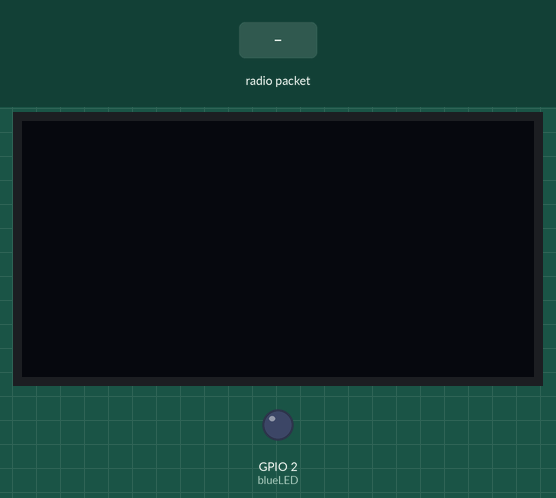
This sketch was run on a simulated ESP32. Shown: 128×64 one-colour display, output pins drawn as LEDs (lit = HIGH). Inputs (shaded band) come from the test bench. WiFi joins after 1.5 s; servers stay silent unless stated; no radio packets arrive unless stated; no MQTT or app messages arrive unless stated; what the sketch prints to the serial monitor is not drawn.

Above: at 2.7 s.
2.8 s: radio packet "1" arrives
At 3.4 s:
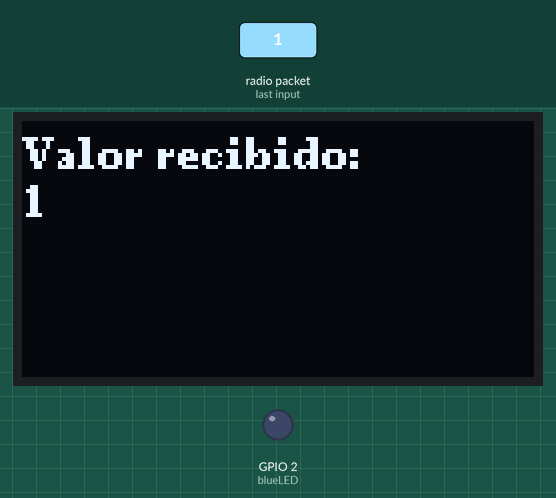
4.3 s: radio packet "0" arrives
At 5.5 s:
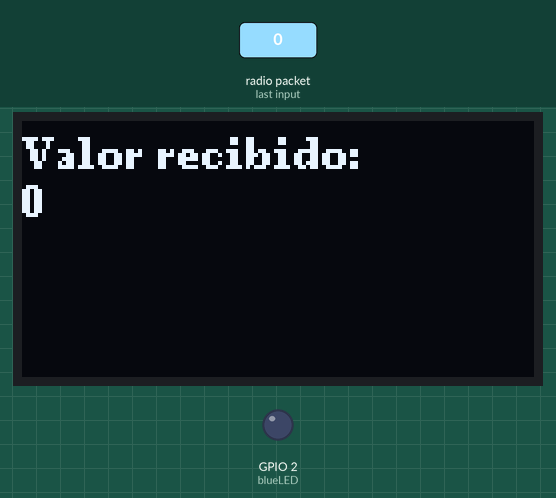
5.8 s: radio packet "2" arrives
At 6.9 s:
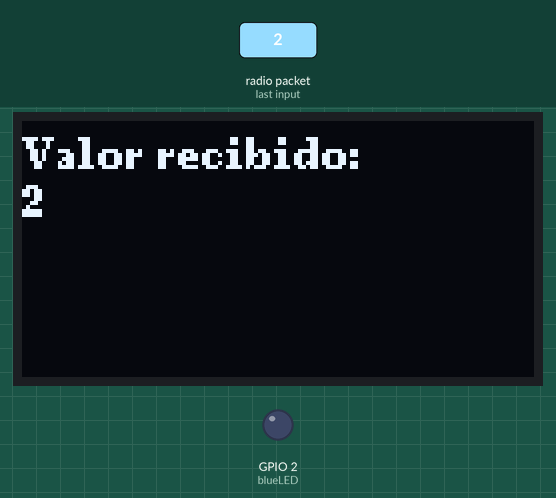
Timing chart, 0 to 8.8 s (numbered marks = the images above; inputs shaded):
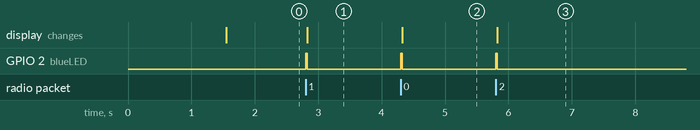

The sketch:

LoRaRecibeyPantallaubidots.ino
```cpp
/* Example from Sandeep Mistry
 * With mods from AliExpress/LilyGo docs
 * For TTGo ESP32 LoRa-OLED board
 * http://www.lilygo.cn/down_view.aspx?TypeId=11&Id=78&Fid=t14:11:14
 * Based on SX1276 LoRa Radio
 * http://www.semtech.com/apps/product.php?pn=SX1276
 * RMB 29Nov2017
 */

#include <SPI.h>
#include <LoRa.h>       // https://github.com/sandeepmistry/arduino-LoRa
#include <U8g2lib.h>   // https://github.com/olikraus/U8g2_Arduino
// #include <U8x8lib.h>

////////////////////////////////////////////////////////////////////////////////////////////////////////////////////
////////////////////////////////UBDITOS/////////////////////////////////////////////////////////////////////////////////////
//////////////////////////////////////////////////////////////////////////////////////////////////////////////////

#include <WiFi.h>
#include <PubSubClient.h>

#define WIFISSID "Torres_Toscano" // Put your WifiSSID here
#define PASSWORD "0921177333" // Put your wifi password here
#define TOKEN "BBFF-eosbgxCNNDPfdhbvzWijMQFC9FIAvS" // Put your Ubidots' TOKEN
#define MQTT_CLIENT_NAME "9994474487" // MQTT client Name, please enter your own 8-12 alphanumeric character ASCII string;
                                           //it should be a random and unique ascii string and different from all other devices


/****************************************
 * Define Constants
 ****************************************/
#define VARIABLE_LABEL "CONTADOR" // Assing the variable label
#define DEVICE_LABEL "practica13" // Assig the device label

#define SENSOR 12 // Set the GPIO12 as SENSOR

char mqttBroker[]  = "industrial.api.ubidots.com";
char payload[100];
char topic[150];
// Space to store values to send
char str_sensor[10];

/****************************************
 * Auxiliar Functions
 ****************************************/
WiFiClient ubidots;
PubSubClient client(ubidots);

void callback(char* topic, byte* payload, unsigned int length) {
  char p[length + 1];
  memcpy(p, payload, length);
  p[length] = NULL;
  String message(p);
  Serial.write(payload, length);
  Serial.println(topic);
}

void reconnect() {
  // Loop until we're reconnected
  while (!client.connected()) {
    Serial.println("Attempting MQTT connection...");

    // Attemp to connect
    if (client.connect(MQTT_CLIENT_NAME, TOKEN, "")) {
      Serial.println("Connected");
    } else {
      Serial.print("Failed, rc=");
      Serial.print(client.state());
      Serial.println(" try again in 2 seconds");
      // Wait 2 seconds before retrying
      delay(2000);
    }
  }
}


////////////////////////////////////////////////////////////////////////////////////////////////////////////////////
///////////////////////////////////////////UBDITOS//////////////////////////////////////////////////////////////////////////
//////////////////////////////////////////////////////////////////////////////////////////////////////////////////

#define OFF 0   // For LED
#define ON 1

// SPI LoRa Radio
#define LORA_SCK 5        // GPIO5 - SX1276 SCK
#define LORA_MISO 19     // GPIO19 - SX1276 MISO
#define LORA_MOSI 27    // GPIO27 - SX1276 MOSI
#define LORA_CS 18     // GPIO18 - SX1276 CS
#define LORA_RST 14   // GPIO14 - SX1276 RST
#define LORA_IRQ 26  // GPIO26 - SX1276 IRQ (interrupt request)

// I2C OLED Display works with SSD1306 driver
#define OLED_SDA 4
#define OLED_SCL 15
#define OLED_RST 16

/* Pick One. Hardware I2C does NOT work! This article helped: https://robotzero.one/heltec-wifi-kit-32/
* TTGo boards similar to Heltec boards, LED_BUILTIN = 2 instead of pin 25
* Some OLED displays don't handle ACK correctly so SW I2C works better. Thank you Olikraus!
* TTGo OLED has pin 16 reset unlike other OLED displays
*/

// UNCOMMENT one of the constructor lines below
//U8X8_SSD1306_128X64_NONAME_SW_I2C Display(/* clock=*/ OLED_SCL, /* data=*/ OLED_SDA, /* reset=*/ OLED_RST); // Unbuffered, basic graphics, software I2C
//U8G2_SSD1306_128X64_NONAME_1_SW_I2C Display(U8G2_R0, /* clock=*/ OLED_SCL, /* data=*/ OLED_SDA, /* reset=*/ OLED_RST); // Page buffer, SW I2C
U8G2_SSD1306_128X64_NONAME_F_SW_I2C Display(U8G2_R0, /* clock=*/ OLED_SCL, /* data=*/ OLED_SDA, /* reset=*/ OLED_RST); // Full framebuffer, SW I2C

const int blueLED = LED_BUILTIN;

String rssi = "";
String packet = "";

void setup() {
  Serial.begin(115200);
  while (!Serial);
  //////UBIDOTS//////////////

  WiFi.begin(WIFISSID, PASSWORD);
  // Assign the pin as INPUT
  pinMode(SENSOR, INPUT);

  Serial.println();
  Serial.print("Wait for WiFi...");

  while (WiFi.status() != WL_CONNECTED) {
    Serial.print(".");
    delay(500);
  }

  Serial.println("");
  Serial.println("WiFi Connected");
  Serial.println("IP address: ");
  Serial.println(WiFi.localIP());
  client.setServer(mqttBroker, 1883);
  client.setCallback(callback);
  //////UBIDOTS//////////////

  Serial.println("LoRa Receiver");

  Display.begin();
  Display.enableUTF8Print();    // enable UTF8 support for the Arduino print() function
  Display.setFont(u8g2_font_ncenB08_te);  //u8g2_font_ncenB10_tr        u8g2_font_ncenB10_tf   u8g2_font_ncenB08_te         u8g2_font_ncenB08_tn          u8g2_font_ncenB08_tr

  // Very important for SPI pin configuration!
  SPI.begin(LORA_SCK, LORA_MISO, LORA_MOSI, LORA_CS);

  // Very important for LoRa Radio pin configuration!
  LoRa.setPins(LORA_CS, LORA_RST, LORA_IRQ);

  pinMode(blueLED, OUTPUT); // For LED feedback

  if (!LoRa.begin(915E6)) {
    Serial.println("Starting LoRa failed!");
    while (1);
  }

  // The larger the spreading factor the greater the range but slower data rate
  // Send and receive radios need to be set the same
  //LoRa.setSpreadingFactor(12);  // ranges from 6-12, default 7 see API docs
}

void loop() {
  // try to parse packet
  int packetSize = LoRa.parsePacket();
  if (packetSize) {
    // received a packet

    //Serial.print("Received packet ");

    digitalWrite(blueLED, ON);  // Turn blue LED on

    // read packet
    packet = "";                   // Clear packet
    while (LoRa.available()) {
      packet += (char)LoRa.read(); // Assemble new packet
    }
    Serial.println(packet);
    rssi = LoRa.packetRssi();

    // Display Info
    Display.clearBuffer();
    //Display.setCursor(0,12); Display.print("LoRa Receiver");
    Display.setCursor(0,12); Display.print("Valor recibido: ");
    Display.setCursor(0,24); Display.print(packet);
    //Display.setCursor(0,58); Display.print("RSSI " + rssi);
    Display.sendBuffer();

    digitalWrite(blueLED, OFF); // Turn blue LED off

    //Serial.println(packet + "' with RSSI " + rssi);

      ///////////////////////////////////////////////////UBIDTOS////////////////////////////////
      if (!client.connected()) {
    reconnect();
  }
  //dtostrf(sensor, 4, 2, str_sensor);
  sprintf(topic, "%s%s", "/v1.6/devices/", DEVICE_LABEL);
  sprintf(payload, "%s", ""); // Cleans the payload
  sprintf(payload, "{\"%s\":", VARIABLE_LABEL); // Adds the variable label

  sprintf(payload, "%s {\"value\": %s}}", payload, packet); // Adds the value
  Serial.println("Publishing data to Ubidots Cloud");
  client.publish(topic, payload);
  client.loop();
  delay(1000);
  ///////////////////////////////////////////////////UBIDTOS////////////////////////////////


  }
}
```

Measured:
- after the input at 2.8 s, GPIO 2 (blueLED): LOW → HIGH at once, → LOW 0.03 s later; the display: first differs from a run without the input at once (image 1)
- after the input at 4.3 s, GPIO 2 (blueLED): LOW → HIGH at once, → LOW 0.03 s later; the display: changes at once (image 2)
- after the input at 5.8 s, GPIO 2 (blueLED): LOW → HIGH at once, → LOW 0.03 s later; the display: changes at once (image 3)
